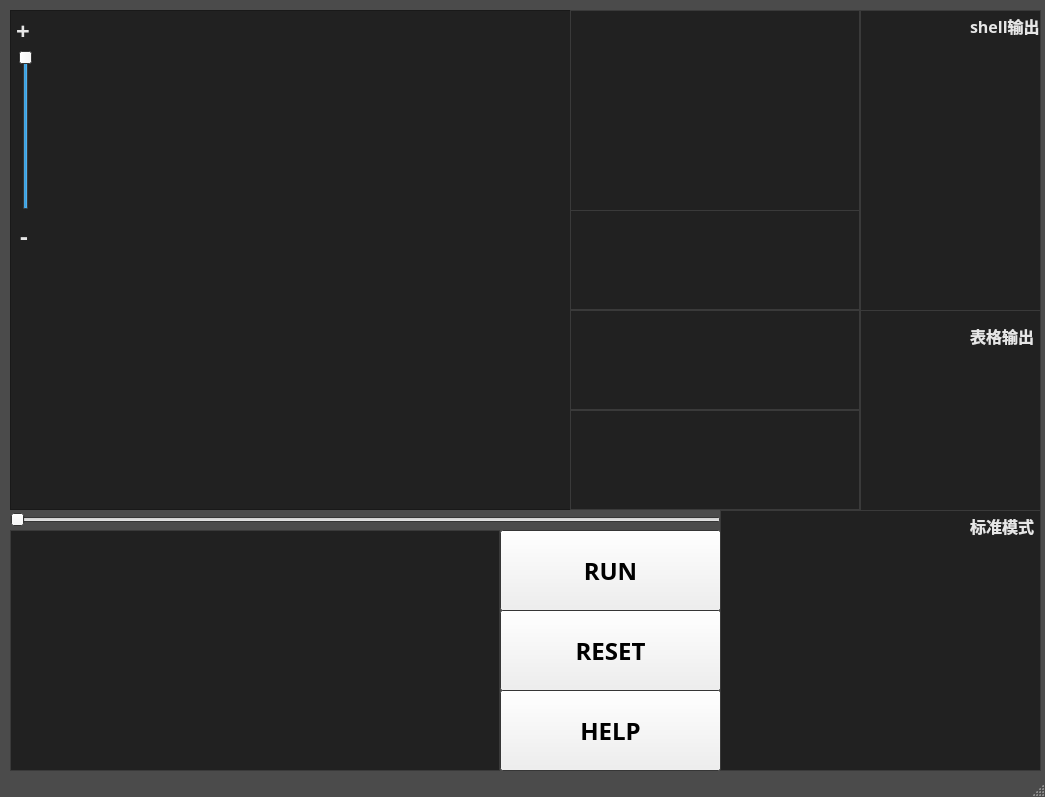
<?xml version="1.0" encoding="UTF-8"?>
<ui version="4.0">
 <class>MainWindow</class>
 <widget class="QMainWindow" name="MainWindow">
  <property name="geometry">
   <rect>
    <x>0</x>
    <y>0</y>
    <width>1045</width>
    <height>797</height>
   </rect>
  </property>
  <property name="minimumSize">
   <size>
    <width>1045</width>
    <height>797</height>
   </size>
  </property>
  <property name="maximumSize">
   <size>
    <width>1045</width>
    <height>797</height>
   </size>
  </property>
  <property name="palette">
   <palette>
    <active>
     <colorrole role="Base">
      <brush brushstyle="SolidPattern">
       <color alpha="255">
        <red>255</red>
        <green>255</green>
        <blue>255</blue>
       </color>
      </brush>
     </colorrole>
     <colorrole role="Window">
      <brush brushstyle="SolidPattern">
       <color alpha="255">
        <red>75</red>
        <green>75</green>
        <blue>75</blue>
       </color>
      </brush>
     </colorrole>
    </active>
    <inactive>
     <colorrole role="Base">
      <brush brushstyle="SolidPattern">
       <color alpha="255">
        <red>255</red>
        <green>255</green>
        <blue>255</blue>
       </color>
      </brush>
     </colorrole>
     <colorrole role="Window">
      <brush brushstyle="SolidPattern">
       <color alpha="255">
        <red>75</red>
        <green>75</green>
        <blue>75</blue>
       </color>
      </brush>
     </colorrole>
    </inactive>
    <disabled>
     <colorrole role="Base">
      <brush brushstyle="SolidPattern">
       <color alpha="255">
        <red>75</red>
        <green>75</green>
        <blue>75</blue>
       </color>
      </brush>
     </colorrole>
     <colorrole role="Window">
      <brush brushstyle="SolidPattern">
       <color alpha="255">
        <red>75</red>
        <green>75</green>
        <blue>75</blue>
       </color>
      </brush>
     </colorrole>
    </disabled>
   </palette>
  </property>
  <property name="font">
   <font>
    <family>微软雅黑</family>
    <pointsize>10</pointsize>
    <weight>75</weight>
    <bold>true</bold>
   </font>
  </property>
  <property name="mouseTracking">
   <bool>false</bool>
  </property>
  <property name="windowTitle">
   <string>插补仿真</string>
  </property>
  <property name="windowIcon">
   <iconset>
    <normaloff>C:/Users/hp/Desktop/图片/8T9)))Y43HS)8`ZVQR0D%6X.gif</normaloff>C:/Users/hp/Desktop/图片/8T9)))Y43HS)8`ZVQR0D%6X.gif</iconset>
  </property>
  <property name="autoFillBackground">
   <bool>false</bool>
  </property>
  <widget class="QWidget" name="centralWidget">
   <widget class="GraphicsView_Mainmap" name="graphicsView">
    <property name="geometry">
     <rect>
      <x>10</x>
      <y>10</y>
      <width>561</width>
      <height>500</height>
     </rect>
    </property>
    <property name="palette">
     <palette>
      <active>
       <colorrole role="Mid">
        <brush brushstyle="SolidPattern">
         <color alpha="255">
          <red>12</red>
          <green>12</green>
          <blue>12</blue>
         </color>
        </brush>
       </colorrole>
       <colorrole role="Base">
        <brush brushstyle="SolidPattern">
         <color alpha="255">
          <red>33</red>
          <green>33</green>
          <blue>33</blue>
         </color>
        </brush>
       </colorrole>
       <colorrole role="Window">
        <brush brushstyle="SolidPattern">
         <color alpha="255">
          <red>33</red>
          <green>33</green>
          <blue>33</blue>
         </color>
        </brush>
       </colorrole>
       <colorrole role="Shadow">
        <brush brushstyle="SolidPattern">
         <color alpha="255">
          <red>33</red>
          <green>33</green>
          <blue>33</blue>
         </color>
        </brush>
       </colorrole>
      </active>
      <inactive>
       <colorrole role="Mid">
        <brush brushstyle="SolidPattern">
         <color alpha="255">
          <red>12</red>
          <green>12</green>
          <blue>12</blue>
         </color>
        </brush>
       </colorrole>
       <colorrole role="Base">
        <brush brushstyle="SolidPattern">
         <color alpha="255">
          <red>33</red>
          <green>33</green>
          <blue>33</blue>
         </color>
        </brush>
       </colorrole>
       <colorrole role="Window">
        <brush brushstyle="SolidPattern">
         <color alpha="255">
          <red>33</red>
          <green>33</green>
          <blue>33</blue>
         </color>
        </brush>
       </colorrole>
       <colorrole role="Shadow">
        <brush brushstyle="SolidPattern">
         <color alpha="255">
          <red>33</red>
          <green>33</green>
          <blue>33</blue>
         </color>
        </brush>
       </colorrole>
      </inactive>
      <disabled>
       <colorrole role="Mid">
        <brush brushstyle="SolidPattern">
         <color alpha="255">
          <red>12</red>
          <green>12</green>
          <blue>12</blue>
         </color>
        </brush>
       </colorrole>
       <colorrole role="Base">
        <brush brushstyle="SolidPattern">
         <color alpha="255">
          <red>33</red>
          <green>33</green>
          <blue>33</blue>
         </color>
        </brush>
       </colorrole>
       <colorrole role="Window">
        <brush brushstyle="SolidPattern">
         <color alpha="255">
          <red>33</red>
          <green>33</green>
          <blue>33</blue>
         </color>
        </brush>
       </colorrole>
       <colorrole role="Shadow">
        <brush brushstyle="SolidPattern">
         <color alpha="255">
          <red>33</red>
          <green>33</green>
          <blue>33</blue>
         </color>
        </brush>
       </colorrole>
      </disabled>
     </palette>
    </property>
    <property name="cursor" stdset="0">
     <cursorShape>OpenHandCursor</cursorShape>
    </property>
    <property name="mouseTracking">
     <bool>false</bool>
    </property>
    <property name="backgroundBrush">
     <brush brushstyle="NoBrush">
      <color alpha="255">
       <red>33</red>
       <green>33</green>
       <blue>33</blue>
      </color>
     </brush>
    </property>
   </widget>
   <widget class="QSlider" name="horizontalSlider">
    <property name="geometry">
     <rect>
      <x>10</x>
      <y>510</y>
      <width>711</width>
      <height>19</height>
     </rect>
    </property>
    <property name="orientation">
     <enum>Qt::Horizontal</enum>
    </property>
   </widget>
   <widget class="Slider_Viewsize" name="verticalSlider">
    <property name="geometry">
     <rect>
      <x>16</x>
      <y>50</y>
      <width>19</width>
      <height>160</height>
     </rect>
    </property>
    <property name="mouseTracking">
     <bool>false</bool>
    </property>
    <property name="minimum">
     <number>1</number>
    </property>
    <property name="maximum">
     <number>200</number>
    </property>
    <property name="value">
     <number>200</number>
    </property>
    <property name="orientation">
     <enum>Qt::Vertical</enum>
    </property>
   </widget>
   <widget class="GraphicsView_Smallmap" name="graphicsView_2">
    <property name="geometry">
     <rect>
      <x>570</x>
      <y>10</y>
      <width>290</width>
      <height>201</height>
     </rect>
    </property>
    <property name="palette">
     <palette>
      <active>
       <colorrole role="Base">
        <brush brushstyle="SolidPattern">
         <color alpha="255">
          <red>33</red>
          <green>33</green>
          <blue>33</blue>
         </color>
        </brush>
       </colorrole>
      </active>
      <inactive>
       <colorrole role="Base">
        <brush brushstyle="SolidPattern">
         <color alpha="255">
          <red>33</red>
          <green>33</green>
          <blue>33</blue>
         </color>
        </brush>
       </colorrole>
      </inactive>
      <disabled>
       <colorrole role="Base">
        <brush brushstyle="SolidPattern">
         <color alpha="255">
          <red>75</red>
          <green>75</green>
          <blue>75</blue>
         </color>
        </brush>
       </colorrole>
      </disabled>
     </palette>
    </property>
   </widget>
   <widget class="QGraphicsView" name="graphicsView_3">
    <property name="geometry">
     <rect>
      <x>570</x>
      <y>310</y>
      <width>290</width>
      <height>100</height>
     </rect>
    </property>
    <property name="palette">
     <palette>
      <active>
       <colorrole role="Base">
        <brush brushstyle="SolidPattern">
         <color alpha="255">
          <red>33</red>
          <green>33</green>
          <blue>33</blue>
         </color>
        </brush>
       </colorrole>
      </active>
      <inactive>
       <colorrole role="Base">
        <brush brushstyle="SolidPattern">
         <color alpha="255">
          <red>33</red>
          <green>33</green>
          <blue>33</blue>
         </color>
        </brush>
       </colorrole>
      </inactive>
      <disabled>
       <colorrole role="Base">
        <brush brushstyle="SolidPattern">
         <color alpha="255">
          <red>75</red>
          <green>75</green>
          <blue>75</blue>
         </color>
        </brush>
       </colorrole>
      </disabled>
     </palette>
    </property>
   </widget>
   <widget class="QGraphicsView" name="graphicsView_4">
    <property name="geometry">
     <rect>
      <x>570</x>
      <y>210</y>
      <width>290</width>
      <height>100</height>
     </rect>
    </property>
    <property name="palette">
     <palette>
      <active>
       <colorrole role="Base">
        <brush brushstyle="SolidPattern">
         <color alpha="255">
          <red>33</red>
          <green>33</green>
          <blue>33</blue>
         </color>
        </brush>
       </colorrole>
      </active>
      <inactive>
       <colorrole role="Base">
        <brush brushstyle="SolidPattern">
         <color alpha="255">
          <red>33</red>
          <green>33</green>
          <blue>33</blue>
         </color>
        </brush>
       </colorrole>
      </inactive>
      <disabled>
       <colorrole role="Base">
        <brush brushstyle="SolidPattern">
         <color alpha="255">
          <red>75</red>
          <green>75</green>
          <blue>75</blue>
         </color>
        </brush>
       </colorrole>
      </disabled>
     </palette>
    </property>
   </widget>
   <widget class="QGraphicsView" name="graphicsView_5">
    <property name="geometry">
     <rect>
      <x>570</x>
      <y>410</y>
      <width>290</width>
      <height>100</height>
     </rect>
    </property>
    <property name="palette">
     <palette>
      <active>
       <colorrole role="Base">
        <brush brushstyle="SolidPattern">
         <color alpha="255">
          <red>33</red>
          <green>33</green>
          <blue>33</blue>
         </color>
        </brush>
       </colorrole>
      </active>
      <inactive>
       <colorrole role="Base">
        <brush brushstyle="SolidPattern">
         <color alpha="255">
          <red>33</red>
          <green>33</green>
          <blue>33</blue>
         </color>
        </brush>
       </colorrole>
      </inactive>
      <disabled>
       <colorrole role="Base">
        <brush brushstyle="SolidPattern">
         <color alpha="255">
          <red>75</red>
          <green>75</green>
          <blue>75</blue>
         </color>
        </brush>
       </colorrole>
      </disabled>
     </palette>
    </property>
   </widget>
   <widget class="QPlainTextEdit" name="plainTextEdit">
    <property name="geometry">
     <rect>
      <x>10</x>
      <y>530</y>
      <width>490</width>
      <height>241</height>
     </rect>
    </property>
    <property name="palette">
     <palette>
      <active>
       <colorrole role="Text">
        <brush brushstyle="SolidPattern">
         <color alpha="255">
          <red>231</red>
          <green>231</green>
          <blue>231</blue>
         </color>
        </brush>
       </colorrole>
       <colorrole role="Base">
        <brush brushstyle="SolidPattern">
         <color alpha="255">
          <red>33</red>
          <green>33</green>
          <blue>33</blue>
         </color>
        </brush>
       </colorrole>
      </active>
      <inactive>
       <colorrole role="Text">
        <brush brushstyle="SolidPattern">
         <color alpha="255">
          <red>231</red>
          <green>231</green>
          <blue>231</blue>
         </color>
        </brush>
       </colorrole>
       <colorrole role="Base">
        <brush brushstyle="SolidPattern">
         <color alpha="255">
          <red>33</red>
          <green>33</green>
          <blue>33</blue>
         </color>
        </brush>
       </colorrole>
      </inactive>
      <disabled>
       <colorrole role="Text">
        <brush brushstyle="SolidPattern">
         <color alpha="255">
          <red>120</red>
          <green>120</green>
          <blue>120</blue>
         </color>
        </brush>
       </colorrole>
       <colorrole role="Base">
        <brush brushstyle="SolidPattern">
         <color alpha="255">
          <red>75</red>
          <green>75</green>
          <blue>75</blue>
         </color>
        </brush>
       </colorrole>
      </disabled>
     </palette>
    </property>
    <property name="font">
     <font>
      <pointsize>12</pointsize>
     </font>
    </property>
   </widget>
   <widget class="QPushButton" name="pushButton">
    <property name="geometry">
     <rect>
      <x>500</x>
      <y>530</y>
      <width>221</width>
      <height>81</height>
     </rect>
    </property>
    <property name="font">
     <font>
      <family>微软雅黑</family>
      <pointsize>18</pointsize>
      <weight>75</weight>
      <bold>true</bold>
     </font>
    </property>
    <property name="mouseTracking">
     <bool>false</bool>
    </property>
    <property name="styleSheet">
     <string notr="true"/>
    </property>
    <property name="text">
     <string>RUN</string>
    </property>
   </widget>
   <widget class="QPushButton" name="pushButton_2">
    <property name="geometry">
     <rect>
      <x>500</x>
      <y>610</y>
      <width>221</width>
      <height>81</height>
     </rect>
    </property>
    <property name="font">
     <font>
      <family>微软雅黑</family>
      <pointsize>18</pointsize>
      <weight>75</weight>
      <bold>true</bold>
     </font>
    </property>
    <property name="mouseTracking">
     <bool>false</bool>
    </property>
    <property name="styleSheet">
     <string notr="true"/>
    </property>
    <property name="text">
     <string>RESET</string>
    </property>
   </widget>
   <widget class="QPushButton" name="pushButton_3">
    <property name="geometry">
     <rect>
      <x>500</x>
      <y>690</y>
      <width>221</width>
      <height>81</height>
     </rect>
    </property>
    <property name="font">
     <font>
      <family>微软雅黑</family>
      <pointsize>18</pointsize>
      <weight>75</weight>
      <bold>true</bold>
     </font>
    </property>
    <property name="mouseTracking">
     <bool>false</bool>
    </property>
    <property name="styleSheet">
     <string notr="true"/>
    </property>
    <property name="text">
     <string>HELP</string>
    </property>
   </widget>
   <widget class="QLabel" name="label">
    <property name="geometry">
     <rect>
      <x>16</x>
      <y>20</y>
      <width>21</width>
      <height>21</height>
     </rect>
    </property>
    <property name="palette">
     <palette>
      <active>
       <colorrole role="WindowText">
        <brush brushstyle="SolidPattern">
         <color alpha="255">
          <red>230</red>
          <green>230</green>
          <blue>230</blue>
         </color>
        </brush>
       </colorrole>
      </active>
      <inactive>
       <colorrole role="WindowText">
        <brush brushstyle="SolidPattern">
         <color alpha="255">
          <red>230</red>
          <green>230</green>
          <blue>230</blue>
         </color>
        </brush>
       </colorrole>
      </inactive>
      <disabled>
       <colorrole role="WindowText">
        <brush brushstyle="SolidPattern">
         <color alpha="255">
          <red>120</red>
          <green>120</green>
          <blue>120</blue>
         </color>
        </brush>
       </colorrole>
      </disabled>
     </palette>
    </property>
    <property name="font">
     <font>
      <pointsize>18</pointsize>
     </font>
    </property>
    <property name="text">
     <string>+</string>
    </property>
   </widget>
   <widget class="QLabel" name="label_3">
    <property name="geometry">
     <rect>
      <x>20</x>
      <y>220</y>
      <width>10</width>
      <height>31</height>
     </rect>
    </property>
    <property name="palette">
     <palette>
      <active>
       <colorrole role="WindowText">
        <brush brushstyle="SolidPattern">
         <color alpha="255">
          <red>230</red>
          <green>230</green>
          <blue>230</blue>
         </color>
        </brush>
       </colorrole>
      </active>
      <inactive>
       <colorrole role="WindowText">
        <brush brushstyle="SolidPattern">
         <color alpha="255">
          <red>230</red>
          <green>230</green>
          <blue>230</blue>
         </color>
        </brush>
       </colorrole>
      </inactive>
      <disabled>
       <colorrole role="WindowText">
        <brush brushstyle="SolidPattern">
         <color alpha="255">
          <red>120</red>
          <green>120</green>
          <blue>120</blue>
         </color>
        </brush>
       </colorrole>
      </disabled>
     </palette>
    </property>
    <property name="font">
     <font>
      <pointsize>18</pointsize>
     </font>
    </property>
    <property name="text">
     <string>-</string>
    </property>
   </widget>
   <widget class="QGraphicsView" name="graphicsView_6">
    <property name="geometry">
     <rect>
      <x>720</x>
      <y>510</y>
      <width>321</width>
      <height>261</height>
     </rect>
    </property>
    <property name="palette">
     <palette>
      <active>
       <colorrole role="Base">
        <brush brushstyle="SolidPattern">
         <color alpha="255">
          <red>33</red>
          <green>33</green>
          <blue>33</blue>
         </color>
        </brush>
       </colorrole>
      </active>
      <inactive>
       <colorrole role="Base">
        <brush brushstyle="SolidPattern">
         <color alpha="255">
          <red>33</red>
          <green>33</green>
          <blue>33</blue>
         </color>
        </brush>
       </colorrole>
      </inactive>
      <disabled>
       <colorrole role="Base">
        <brush brushstyle="SolidPattern">
         <color alpha="255">
          <red>75</red>
          <green>75</green>
          <blue>75</blue>
         </color>
        </brush>
       </colorrole>
      </disabled>
     </palette>
    </property>
   </widget>
   <widget class="QLabel" name="label_2">
    <property name="geometry">
     <rect>
      <x>970</x>
      <y>510</y>
      <width>141</width>
      <height>31</height>
     </rect>
    </property>
    <property name="palette">
     <palette>
      <active>
       <colorrole role="WindowText">
        <brush brushstyle="SolidPattern">
         <color alpha="255">
          <red>230</red>
          <green>230</green>
          <blue>230</blue>
         </color>
        </brush>
       </colorrole>
      </active>
      <inactive>
       <colorrole role="WindowText">
        <brush brushstyle="SolidPattern">
         <color alpha="255">
          <red>230</red>
          <green>230</green>
          <blue>230</blue>
         </color>
        </brush>
       </colorrole>
      </inactive>
      <disabled>
       <colorrole role="WindowText">
        <brush brushstyle="SolidPattern">
         <color alpha="255">
          <red>120</red>
          <green>120</green>
          <blue>120</blue>
         </color>
        </brush>
       </colorrole>
      </disabled>
     </palette>
    </property>
    <property name="font">
     <font>
      <pointsize>12</pointsize>
     </font>
    </property>
    <property name="text">
     <string>标准模式</string>
    </property>
   </widget>
   <widget class="QPlainTextEdit" name="plainTextEdit_2">
    <property name="geometry">
     <rect>
      <x>860</x>
      <y>10</y>
      <width>181</width>
      <height>301</height>
     </rect>
    </property>
    <property name="palette">
     <palette>
      <active>
       <colorrole role="Text">
        <brush brushstyle="SolidPattern">
         <color alpha="255">
          <red>231</red>
          <green>231</green>
          <blue>231</blue>
         </color>
        </brush>
       </colorrole>
       <colorrole role="Base">
        <brush brushstyle="SolidPattern">
         <color alpha="255">
          <red>33</red>
          <green>33</green>
          <blue>33</blue>
         </color>
        </brush>
       </colorrole>
      </active>
      <inactive>
       <colorrole role="Text">
        <brush brushstyle="SolidPattern">
         <color alpha="255">
          <red>231</red>
          <green>231</green>
          <blue>231</blue>
         </color>
        </brush>
       </colorrole>
       <colorrole role="Base">
        <brush brushstyle="SolidPattern">
         <color alpha="255">
          <red>33</red>
          <green>33</green>
          <blue>33</blue>
         </color>
        </brush>
       </colorrole>
      </inactive>
      <disabled>
       <colorrole role="Text">
        <brush brushstyle="SolidPattern">
         <color alpha="255">
          <red>120</red>
          <green>120</green>
          <blue>120</blue>
         </color>
        </brush>
       </colorrole>
       <colorrole role="Base">
        <brush brushstyle="SolidPattern">
         <color alpha="255">
          <red>75</red>
          <green>75</green>
          <blue>75</blue>
         </color>
        </brush>
       </colorrole>
      </disabled>
     </palette>
    </property>
    <property name="font">
     <font>
      <pointsize>12</pointsize>
     </font>
    </property>
    <property name="textInteractionFlags">
     <set>Qt::TextSelectableByKeyboard|Qt::TextSelectableByMouse</set>
    </property>
   </widget>
   <widget class="QLabel" name="label_4">
    <property name="geometry">
     <rect>
      <x>970</x>
      <y>10</y>
      <width>141</width>
      <height>31</height>
     </rect>
    </property>
    <property name="palette">
     <palette>
      <active>
       <colorrole role="WindowText">
        <brush brushstyle="SolidPattern">
         <color alpha="255">
          <red>230</red>
          <green>230</green>
          <blue>230</blue>
         </color>
        </brush>
       </colorrole>
      </active>
      <inactive>
       <colorrole role="WindowText">
        <brush brushstyle="SolidPattern">
         <color alpha="255">
          <red>230</red>
          <green>230</green>
          <blue>230</blue>
         </color>
        </brush>
       </colorrole>
      </inactive>
      <disabled>
       <colorrole role="WindowText">
        <brush brushstyle="SolidPattern">
         <color alpha="255">
          <red>120</red>
          <green>120</green>
          <blue>120</blue>
         </color>
        </brush>
       </colorrole>
      </disabled>
     </palette>
    </property>
    <property name="font">
     <font>
      <pointsize>12</pointsize>
     </font>
    </property>
    <property name="text">
     <string>shell输出</string>
    </property>
   </widget>
   <widget class="QPlainTextEdit" name="plainTextEdit_3">
    <property name="geometry">
     <rect>
      <x>860</x>
      <y>310</y>
      <width>181</width>
      <height>201</height>
     </rect>
    </property>
    <property name="palette">
     <palette>
      <active>
       <colorrole role="Text">
        <brush brushstyle="SolidPattern">
         <color alpha="255">
          <red>231</red>
          <green>231</green>
          <blue>231</blue>
         </color>
        </brush>
       </colorrole>
       <colorrole role="Base">
        <brush brushstyle="SolidPattern">
         <color alpha="255">
          <red>33</red>
          <green>33</green>
          <blue>33</blue>
         </color>
        </brush>
       </colorrole>
      </active>
      <inactive>
       <colorrole role="Text">
        <brush brushstyle="SolidPattern">
         <color alpha="255">
          <red>231</red>
          <green>231</green>
          <blue>231</blue>
         </color>
        </brush>
       </colorrole>
       <colorrole role="Base">
        <brush brushstyle="SolidPattern">
         <color alpha="255">
          <red>33</red>
          <green>33</green>
          <blue>33</blue>
         </color>
        </brush>
       </colorrole>
      </inactive>
      <disabled>
       <colorrole role="Text">
        <brush brushstyle="SolidPattern">
         <color alpha="255">
          <red>120</red>
          <green>120</green>
          <blue>120</blue>
         </color>
        </brush>
       </colorrole>
       <colorrole role="Base">
        <brush brushstyle="SolidPattern">
         <color alpha="255">
          <red>75</red>
          <green>75</green>
          <blue>75</blue>
         </color>
        </brush>
       </colorrole>
      </disabled>
     </palette>
    </property>
    <property name="font">
     <font>
      <pointsize>12</pointsize>
     </font>
    </property>
    <property name="textInteractionFlags">
     <set>Qt::TextSelectableByKeyboard|Qt::TextSelectableByMouse</set>
    </property>
   </widget>
   <widget class="QLabel" name="label_6">
    <property name="geometry">
     <rect>
      <x>970</x>
      <y>320</y>
      <width>141</width>
      <height>31</height>
     </rect>
    </property>
    <property name="palette">
     <palette>
      <active>
       <colorrole role="WindowText">
        <brush brushstyle="SolidPattern">
         <color alpha="255">
          <red>230</red>
          <green>230</green>
          <blue>230</blue>
         </color>
        </brush>
       </colorrole>
      </active>
      <inactive>
       <colorrole role="WindowText">
        <brush brushstyle="SolidPattern">
         <color alpha="255">
          <red>230</red>
          <green>230</green>
          <blue>230</blue>
         </color>
        </brush>
       </colorrole>
      </inactive>
      <disabled>
       <colorrole role="WindowText">
        <brush brushstyle="SolidPattern">
         <color alpha="255">
          <red>120</red>
          <green>120</green>
          <blue>120</blue>
         </color>
        </brush>
       </colorrole>
      </disabled>
     </palette>
    </property>
    <property name="font">
     <font>
      <pointsize>12</pointsize>
     </font>
    </property>
    <property name="text">
     <string>表格输出</string>
    </property>
   </widget>
  </widget>
  <widget class="QStatusBar" name="statusBar"/>
 </widget>
 <layoutdefault spacing="6" margin="11"/>
 <customwidgets>
  <customwidget>
   <class>GraphicsView_Mainmap</class>
   <extends>QGraphicsView</extends>
   <header>graphicsview_mainmap.h</header>
  </customwidget>
  <customwidget>
   <class>GraphicsView_Smallmap</class>
   <extends>QGraphicsView</extends>
   <header>graphicsview_smallmap.h</header>
  </customwidget>
  <customwidget>
   <class>Slider_Viewsize</class>
   <extends>QSlider</extends>
   <header>slider_viewsize.h</header>
  </customwidget>
 </customwidgets>
 <resources/>
 <connections/>
</ui>
